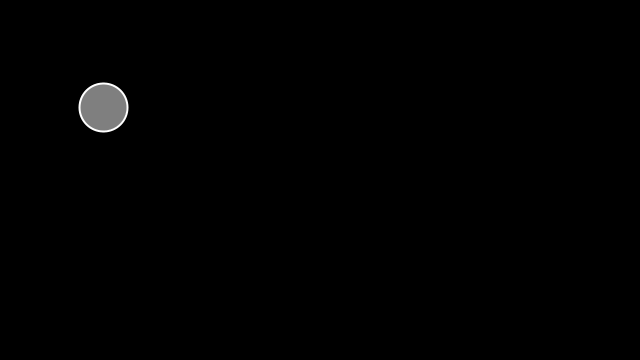
Frame 1 (no input)
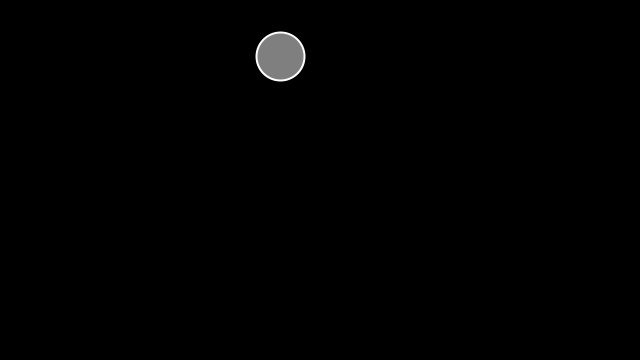
Frame 60 (the mouse pressed at the canvas centre just before this capture)
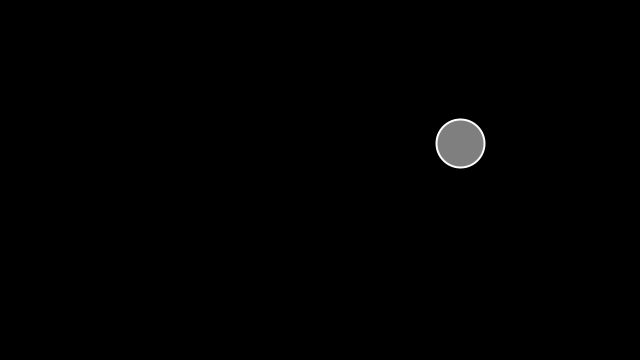
Frame 120 (the mouse held since frame 60 and released just before this capture)

The Processing sketch that drew these frames (run headless with seeded random() and noise(); from frame 60 on, the mouse is pressed at the canvas centre):

// Processing sketch: bounce_but_better
// ── bounce_but_better.pde
PVector location; 
PVector velocity;  
PVector gravity;   

void setup() {
  size(640,360);
  location = new PVector(100,100);
  velocity = new PVector(3,7);
  gravity = new PVector(0,0.4);

}

void draw() {
  background(0);
  
  location.add(velocity);
  velocity.add(gravity);
  
  // Bounce off edges
  if ((location.x > width) || (location.x < 0)) {
    velocity.x = velocity.x * -1;
  }
  if (location.y > height) {
    velocity.y = velocity.y * -0.95; 
    location.y = height;
  }


  stroke(255);
  strokeWeight(2);
  fill(127);
  ellipse(location.x,location.y,48,48);
}
